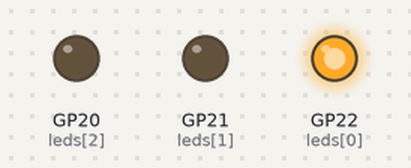
A program run on a simulated Raspberry Pi Pico running MicroPython. Parts: output pins drawn as LEDs (lit = HIGH).

Above: at 0.5 s.
At 1.5 s:
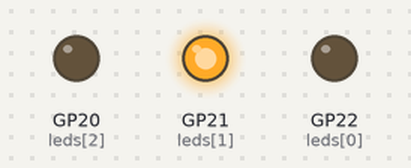
At 2.5 s:
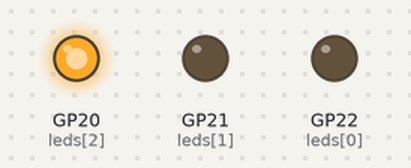
At 3.5 s:
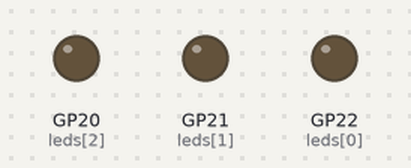
Timing chart, 0 to 5.2 s (numbered marks = the images above):
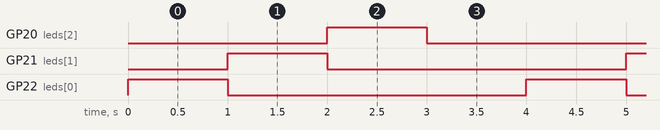

The program:

E1_task1.py
```python
from machine import Pin, Timer
import time
leds = [Pin(22, Pin.OUT), Pin(21, Pin.OUT), Pin(20, Pin.OUT)]
timer = Timer()

while True:
    for led in leds:
        led.on()
        time.sleep(1)
        led.off()
    time.sleep(1)
```

Measured:
- by itself, GP20 (leds[2]), GP21 (leds[1]), GP22 (leds[0]): alternates HIGH for 1.0 s and LOW for 3.0 s
- by itself, everything shown: repeats every 4.0 s, in 4 steps
